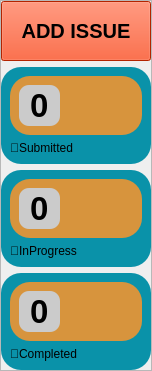
                      <widget class="QWidget" name="infoIssue_left" native="true">
                       <property name="maximumSize">
                        <size>
                         <width>150</width>
                         <height>580</height>
                        </size>
                       </property>
                       <property name="styleSheet">
                        <string notr="true"/>
                       </property>
                       <layout class="QVBoxLayout" name="verticalLayout_24">
                        <property name="spacing">
                         <number>10</number>
                        </property>
                        <property name="leftMargin">
                         <number>0</number>
                        </property>
                        <property name="topMargin">
                         <number>0</number>
                        </property>
                        <property name="rightMargin">
                         <number>0</number>
                        </property>
                        <property name="bottomMargin">
                         <number>0</number>
                        </property>
                        <item alignment="Qt::AlignTop">
                         <widget class="QFrame" name="frame_14">
                          <property name="sizePolicy">
                           <sizepolicy hsizetype="Preferred" vsizetype="Expanding">
                            <horstretch>0</horstretch>
                            <verstretch>0</verstretch>
                           </sizepolicy>
                          </property>
                          <property name="font">
                           <font>
                            <bold>true</bold>
                           </font>
                          </property>
                          <property name="styleSheet">
                           <string notr="true">#infoRouteBG{
background-color:#21252B;
color:#fff;
}</string>
                          </property>
                          <property name="frameShape">
                           <enum>QFrame::StyledPanel</enum>
                          </property>
                          <property name="frameShadow">
                           <enum>QFrame::Raised</enum>
                          </property>
                          <layout class="QVBoxLayout" name="verticalLayout_25">
                           <property name="leftMargin">
                            <number>0</number>
                           </property>
                           <property name="topMargin">
                            <number>0</number>
                           </property>
                           <property name="rightMargin">
                            <number>0</number>
                           </property>
                           <property name="bottomMargin">
                            <number>0</number>
                           </property>
                           <item>
                            <widget class="QPushButton" name="addIssue_pushButton">
                             <property name="minimumSize">
                              <size>
                               <width>150</width>
                               <height>60</height>
                              </size>
                             </property>
                             <property name="font">
                              <font>
                               <family>Segoe UI</family>
                               <pointsize>15</pointsize>
                               <italic>false</italic>
                               <bold>true</bold>
                              </font>
                             </property>
                             <property name="cursor">
                              <cursorShape>PointingHandCursor</cursorShape>
                             </property>
                             <property name="styleSheet">
                              <string notr="true">QPushButton{
background-color: rgb(250, 50, 0);
}
QPushButton:hover {
background-color: qlineargradient(spread:pad, x1:0, y1:0.511364, x2:1, y2:0.523, stop:0 rgb(250, 50, 0), stop:1 #8BB8C7);
}</string>
                             </property>
                             <property name="text">
                              <string>ADD ISSUE</string>
                             </property>
                             <property name="icon">
                              <iconset>
                               <normaloff>:/whiteIcons/icons/whiteIcons/plus.svg</normaloff>:/whiteIcons/icons/whiteIcons/plus.svg</iconset>
                             </property>
                             <property name="iconSize">
                              <size>
                               <width>30</width>
                               <height>30</height>
                              </size>
                             </property>
                            </widget>
                           </item>
                           <item>
                            <widget class="QFrame" name="offlineBusTag_2">
                             <property name="minimumSize">
                              <size>
                               <width>150</width>
                               <height>0</height>
                              </size>
                             </property>
                             <property name="styleSheet">
                              <string notr="true">background-color: #0A92A9;
border-radius: 20px;</string>
                             </property>
                             <property name="frameShape">
                              <enum>QFrame::StyledPanel</enum>
                             </property>
                             <property name="frameShadow">
                              <enum>QFrame::Raised</enum>
                             </property>
                             <layout class="QVBoxLayout" name="verticalLayout_26">
                              <item alignment="Qt::AlignVCenter">
                               <widget class="QFrame" name="frame_15">
                                <property name="styleSheet">
                                 <string notr="true">background-color: #D7943D;
border-radius: 20px;</string>
                                </property>
                                <property name="frameShape">
                                 <enum>QFrame::StyledPanel</enum>
                                </property>
                                <property name="frameShadow">
                                 <enum>QFrame::Raised</enum>
                                </property>
                                <layout class="QHBoxLayout" name="horizontalLayout_24">
                                 <item alignment="Qt::AlignLeft">
                                  <widget class="QLabel" name="noOfSubmittedIssue_label">
                                   <property name="font">
                                    <font>
                                     <pointsize>25</pointsize>
                                     <bold>true</bold>
                                    </font>
                                   </property>
                                   <property name="styleSheet">
                                    <string notr="true">background-color: #CBCBCB;
padding: 2px;
border-radius: 10px;</string>
                                   </property>
                                   <property name="text">
                                    <string>0</string>
                                   </property>
                                  </widget>
                                 </item>
                                 <item alignment="Qt::AlignRight|Qt::AlignVCenter">
                                  <widget class="QLabel" name="label_25">
                                   <property name="minimumSize">
                                    <size>
                                     <width>30</width>
                                     <height>30</height>
                                    </size>
                                   </property>
                                   <property name="maximumSize">
                                    <size>
                                     <width>30</width>
                                     <height>30</height>
                                    </size>
                                   </property>
                                   <property name="text">
                                    <string/>
                                   </property>
                                   <property name="pixmap">
                                    <pixmap>:/whiteIcons/icons/whiteIcons/eye.svg</pixmap>
                                   </property>
                                   <property name="scaledContents">
                                    <bool>true</bool>
                                   </property>
                                  </widget>
                                 </item>
                                </layout>
                               </widget>
                              </item>
                              <item alignment="Qt::AlignTop">
                               <widget class="QLabel" name="label_29">
                                <property name="styleSheet">
                                 <string notr="true"/>
                                </property>
                                <property name="text">
                                 <string>🚌Submitted</string>
                                </property>
                               </widget>
                              </item>
                             </layout>
                            </widget>
                           </item>
                           <item>
                            <widget class="QFrame" name="onlineBusTag_3">
                             <property name="minimumSize">
                              <size>
                               <width>150</width>
                               <height>0</height>
                              </size>
                             </property>
                             <property name="styleSheet">
                              <string notr="true">background-color: #0A92A9;
border-radius: 20px;</string>
                             </property>
                             <property name="frameShape">
                              <enum>QFrame::StyledPanel</enum>
                             </property>
                             <property name="frameShadow">
                              <enum>QFrame::Raised</enum>
                             </property>
                             <layout class="QVBoxLayout" name="verticalLayout_32">
                              <item>
                               <widget class="QFrame" name="frame_17">
                                <property name="styleSheet">
                                 <string notr="true">background-color: #D7943D;
border-radius: 20px;</string>
                                </property>
                                <property name="frameShape">
                                 <enum>QFrame::StyledPanel</enum>
                                </property>
                                <property name="frameShadow">
                                 <enum>QFrame::Raised</enum>
                                </property>
                                <layout class="QHBoxLayout" name="horizontalLayout_29">
                                 <item alignment="Qt::AlignLeft">
                                  <widget class="QLabel" name="noOfProgressIssue_label">
                                   <property name="font">
                                    <font>
                                     <pointsize>25</pointsize>
                                     <bold>true</bold>
                                    </font>
                                   </property>
                                   <property name="styleSheet">
                                    <string notr="true">background-color: #CBCBCB;
padding: 2px;
border-radius: 10px;</string>
                                   </property>
                                   <property name="text">
                                    <string>0</string>
                                   </property>
                                  </widget>
                                 </item>
                                 <item alignment="Qt::AlignRight|Qt::AlignVCenter">
                                  <widget class="QLabel" name="label_35">
                                   <property name="minimumSize">
                                    <size>
                                     <width>30</width>
                                     <height>30</height>
                                    </size>
                                   </property>
                                   <property name="maximumSize">
                                    <size>
                                     <width>30</width>
                                     <height>30</height>
                                    </size>
                                   </property>
                                   <property name="text">
                                    <string/>
                                   </property>
                                   <property name="pixmap">
                                    <pixmap>:/whiteIcons/icons/whiteIcons/clock.svg</pixmap>
                                   </property>
                                   <property name="scaledContents">
                                    <bool>true</bool>
                                   </property>
                                  </widget>
                                 </item>
                                </layout>
                               </widget>
                              </item>
                              <item alignment="Qt::AlignTop">
                               <widget class="QLabel" name="label_36">
                                <property name="styleSheet">
                                 <string notr="true"/>
                                </property>
                                <property name="text">
                                 <string>🚌InProgress</string>
                                </property>
                               </widget>
                              </item>
                             </layout>
                            </widget>
                           </item>
                           <item>
                            <widget class="QFrame" name="onlineBusTag_4">
                             <property name="minimumSize">
                              <size>
                               <width>150</width>
                               <height>0</height>
                              </size>
                             </property>
                             <property name="styleSheet">
                              <string notr="true">background-color: #0A92A9;
border-radius: 20px;</string>
                             </property>
                             <property name="frameShape">
                              <enum>QFrame::StyledPanel</enum>
                             </property>
                             <property name="frameShadow">
                              <enum>QFrame::Raised</enum>
                             </property>
                             <layout class="QVBoxLayout" name="verticalLayout_33">
                              <item>
                               <widget class="QFrame" name="frame_18">
                                <property name="styleSheet">
                                 <string notr="true">background-color: #D7943D;
border-radius: 20px;</string>
                                </property>
                                <property name="frameShape">
                                 <enum>QFrame::StyledPanel</enum>
                                </property>
                                <property name="frameShadow">
                                 <enum>QFrame::Raised</enum>
                                </property>
                                <layout class="QHBoxLayout" name="horizontalLayout_30">
                                 <item alignment="Qt::AlignLeft">
                                  <widget class="QLabel" name="noOfCompletedIssue_label">
                                   <property name="font">
                                    <font>
                                     <pointsize>25</pointsize>
                                     <bold>true</bold>
                                    </font>
                                   </property>
                                   <property name="styleSheet">
                                    <string notr="true">background-color: #CBCBCB;
padding: 2px;
border-radius: 10px;</string>
                                   </property>
                                   <property name="text">
                                    <string>0</string>
                                   </property>
                                  </widget>
                                 </item>
                                 <item alignment="Qt::AlignRight|Qt::AlignVCenter">
                                  <widget class="QLabel" name="label_37">
                                   <property name="minimumSize">
                                    <size>
                                     <width>30</width>
                                     <height>30</height>
                                    </size>
                                   </property>
                                   <property name="maximumSize">
                                    <size>
                                     <width>30</width>
                                     <height>30</height>
                                    </size>
                                   </property>
                                   <property name="text">
                                    <string/>
                                   </property>
                                   <property name="pixmap">
                                    <pixmap>:/whiteIcons/icons/whiteIcons/check-circle.svg</pixmap>
                                   </property>
                                   <property name="scaledContents">
                                    <bool>true</bool>
                                   </property>
                                  </widget>
                                 </item>
                                </layout>
                               </widget>
                              </item>
                              <item alignment="Qt::AlignTop">
                               <widget class="QLabel" name="label_38">
                                <property name="styleSheet">
                                 <string notr="true"/>
                                </property>
                                <property name="text">
                                 <string>🚌Completed</string>
                                </property>
                               </widget>
                              </item>
                             </layout>
                            </widget>
                           </item>
                          </layout>
                         </widget>
                        </item>
                       </layout>
                      </widget>
